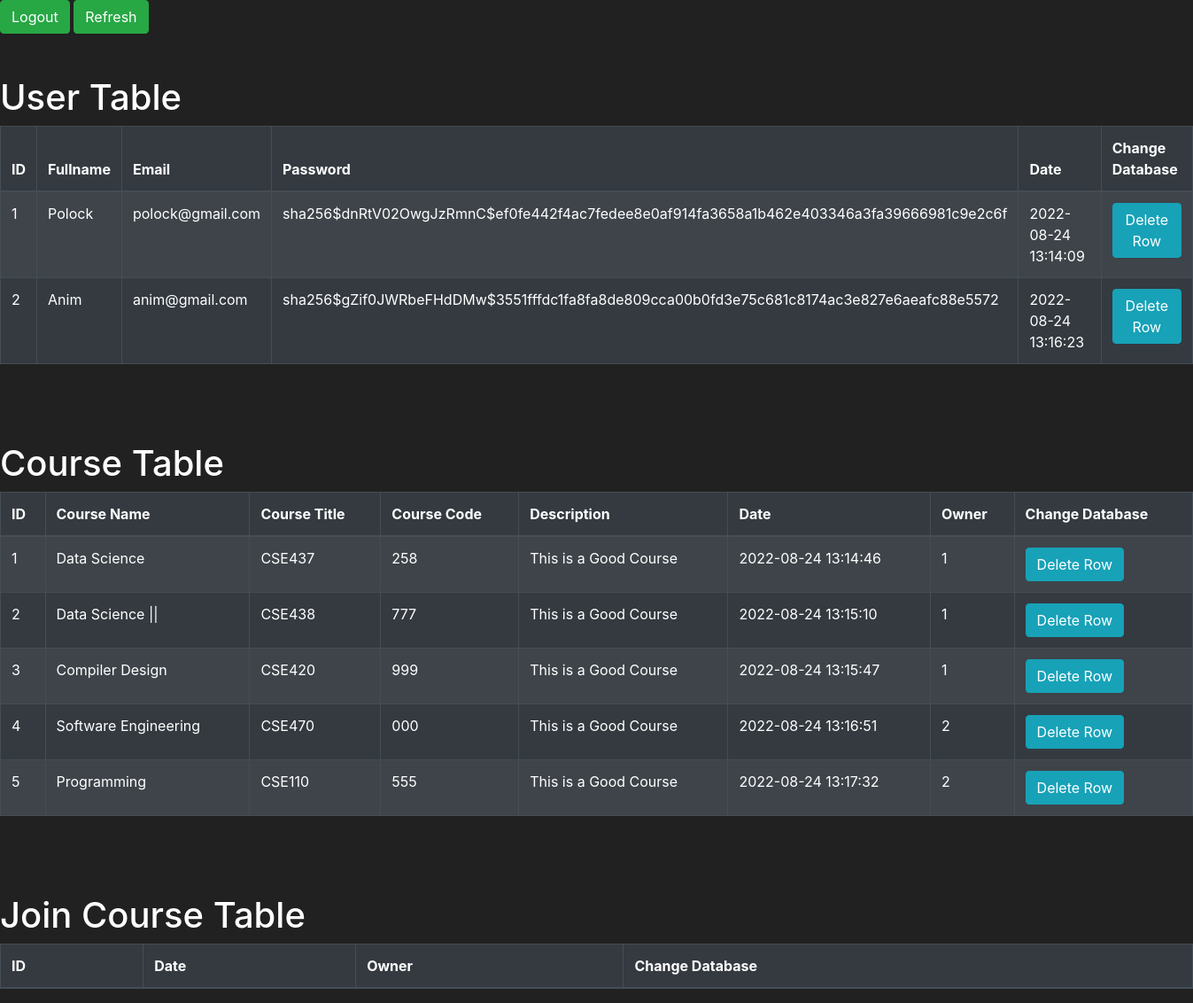
The page /admin-panel on the database its author committed.
### website/models.py (models this page shows)
class User(db.Model, UserMixin):
    id = db.Column(db.Integer, primary_key=True)
    email =  db.Column(db.String(150), unique=True)
    password =  db.Column(db.String(150))
    fullname = db.Column(db.String(150))
    date = db.Column(db.DateTime(timezone=True), default=func.now())
    create_class = db.relationship('Create_class')
    join_class = db.relationship('Join_class')
    review = db.relationship('Review')

class Create_class(db.Model):
    id = db.Column(db.Integer, primary_key=True)
    coursename =  db.Column(db.String(150))
    coursetitle =  db.Column(db.String(150))
    coursecode = db.Column(db.String(100), unique=True)
    courseprice = db.Column(db.Integer)
    description = db.Column(db.String(150), default='This is a Good Course')
    date = db.Column(db.DateTime(timezone=True), default=func.now())
    user_id = db.Column(db.Integer, db.ForeignKey('user.id'))
    join_class = db.relationship('Join_class')
    assignment = db.relationship('Assignment')
    suubmit = db.relationship('Submit')
    review = db.relationship('Review')

### website/auth.py (the view)
@auth.route('/admin-panel', methods=['GET', 'POST'])
def admin_panel():
    users = []
    for user in User.query.all():
        temp = {'id':user.id,
                'email':user.email,
                'password':user.password,
                'fullname': user.fullname,
                'date':user.date,
                }
        users.append(temp)
    classes = []
    for clas in Create_class.query.all():
        temp= {'id':clas.id,
                'coursename':clas.coursename,
                'coursetitle':clas.coursetitle,
                'coursecode': clas.coursecode,
                'description':clas.description,
                'date':clas.date,
                'user_id':clas.user_id
                }
        classes.append(temp)
    joins = []
    for join in Join_class.query.all():
        temp= {'id':clas.id,
                'date':clas.date,
                'user_id':clas.user_id
                }
        joins.append(temp)
    return render_template("admin_panel.html", users=users, classes=classes,joins=joins, user='admin')

### website/templates/admin_panel.html (shortened to what this page needs)
<!DOCTYPE html>
<html lang="en">
<head>
    <link rel="stylesheet" href="https://stackpath.bootstrapcdn.com/bootstrap/4.4.1/css/bootstrap.min.css"
 />
    <link rel="stylesheet" href="https://stackpath.bootstrapcdn.com/font-awesome/4.7.0/css/font-awesome.min.css"
 />
</head>
<body>
    <div>
        <a href="/login" class="btn btn-success">Logout</a>
        <a href="/admin-panel" class="btn btn-success">Refresh</a><br><br><br>
    </div>
    <h1>User Table</h1>
    <table class="table table-striped table-dark table-bordered">
        <thead class="thead-dark">
            <tr>
                <th scope="col">ID</th>
                <th scope="col">Fullname</th>
                <th scope="col">Email</th>
                <th scope="col">Password</th>
                <th scope="col">Date</th>
                <th scope="col">Change Database</th>
            </tr>
        </thead>
        <tbody>
            {% for user in users %}
            <tr>
                <td>{{ user.id }}</td>
                <td>{{ user.fullname }}</td>
                <td>{{ user.email }}</td>
                <td>{{ user.password }}</td>
                <td>{{ user.date }}</td>
                <td>
                    <button class="btn btn-outline btn-info">Delete Row</button>
                </td>
            </tr>
            {% endfor %}
        </tbody>
    </table>
<br><br><br>
<h1>Course Table</h1>
<table class="table table-striped table-dark table-bordered">
    <thead class="thead-dark">
        <tr>
            <th scope="col">ID</th>
            <th scope="col">Course Name</th>
            <th scope="col">Course Title</th>
            <th scope="col">Course Code</th>
            <th scope="col">Description</th>
            <th scope="col">Date</th>
            <th scope="col">Owner</th>
            <th scope="col">Change Database</th>
        </tr>
    </thead>
    <tbody>
        {% for clas in classes %}
        <tr>
            <td>{{ clas.id }}</td>
            <td>{{ clas.coursename }}</td>
            <td>{{ clas.coursetitle }}</td>
            <td>{{ clas.coursecode }}</td>
            <td>{{ clas.description }}</td>
            <td>{{ clas.date }}</td>
            <td>{{ clas.user_id }}</td>
            <td>
                <button class="btn btn-outline btn-info">Delete Row</button>
            </td>
        </tr>
        {% endfor %}
    </tbody>
</table>
<br><br><br>
<h1>Join Course Table</h1>
<table class="table table-striped table-dark table-bordered">
    <thead class="thead-dark">
        <tr>
            <th scope="col">ID</th>
            <th scope="col">Date</th>
            <th scope="col">Owner</th>
            <th scope="col">Change Database</th>
        </tr>
    </thead>
</table>
</body>

### website/templates/admin_panel.html (style rules this page uses)
body { background-color: #212121; color: white }

### rows shown on the page
User: id "1", fullname "Polock", email "polock@gmail.com", password "sha256$dnRtV02OwgJzRmnC$ef0fe442f4ac7fedee8e0af914fa3658a1b462e403346a3fa39666981c9e2c6f", date "2022-08-24 13:14:09"
User: id "2", fullname "Anim", email "anim@gmail.com", password "sha256$gZif0JWRbeFHdDMw$3551fffdc1fa8fa8de809cca00b0fd3e75c681c8174ac3e827e6aeafc88e5572", date "2022-08-24 13:16:23"
Create_class: id "1", coursename "Data Science", coursetitle "CSE437", coursecode "258", description "This is a Good Course", date "2022-08-24 13:14:46", user_id "1"
Create_class: id "2", coursename "Data Science ||", coursetitle "CSE438", coursecode "777", description "This is a Good Course", date "2022-08-24 13:15:10", user_id "1"
Create_class: id "3", coursename "Compiler Design", coursetitle "CSE420", coursecode "999", description "This is a Good Course", date "2022-08-24 13:15:47", user_id "1"
Create_class: id "4", coursename "Software Engineering", coursetitle "CSE470", coursecode "000", description "This is a Good Course", date "2022-08-24 13:16:51", user_id "2"
Create_class: id "5", coursename "Programming", coursetitle "CSE110", coursecode "555", description "This is a Good Course", date "2022-08-24 13:17:32", user_id "2"
